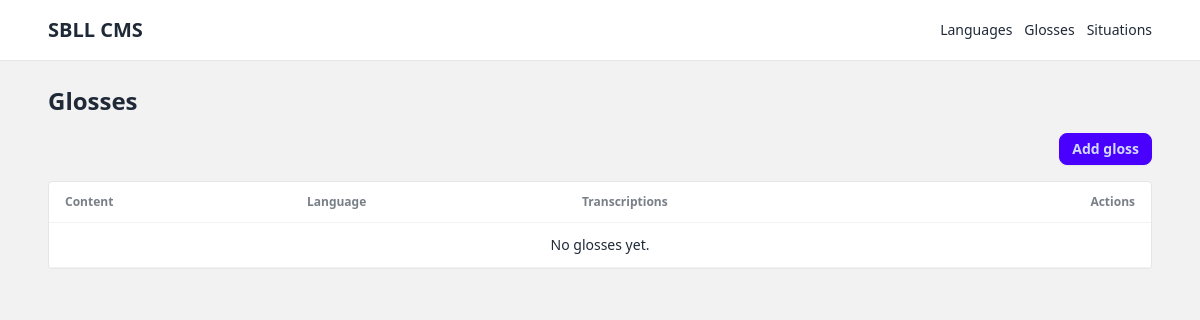
/glosses/, run on an earlier commit of the app's database.
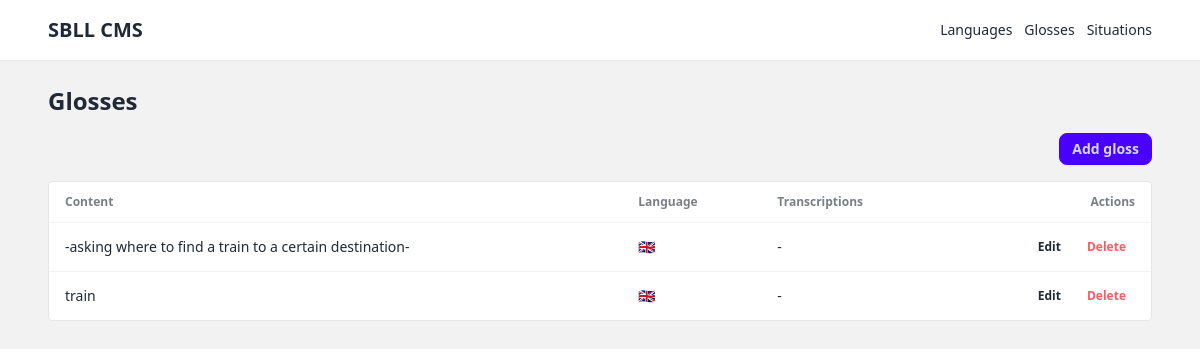
And on a later commit of the database.
### cms/models/gloss.py (models this page shows, shortened)
class Gloss(models.Model):
    content = models.TextField()
    language = models.ForeignKey("Language", on_delete=models.CASCADE)
    transcriptions = models.JSONField(default=list)
    contains = models.ManyToManyField("self", related_name="contained_by", symmetrical=False, blank=True)
    near_synonyms = models.ManyToManyField("self", symmetrical=True, blank=True)
    near_homophones = models.ManyToManyField("self", symmetrical=True, blank=True)
    translations = models.ManyToManyField("self", symmetrical=True, blank=True)
    clarifies_usage = models.ManyToManyField("self", related_name="usage_of_clarified", symmetrical=False, blank=True)
    to_be_differentiated_from = models.ManyToManyField("self", symmetrical=True, blank=True)
    collocations = models.ManyToManyField("self", symmetrical=True, blank=True)
    class Meta:
        unique_together = ("content", "language")

### cms/models/language.py (models this page shows)
class Language(models.Model):
    iso = models.CharField(max_length=3, primary_key=True)
    name = models.CharField(max_length=128)
    short = models.CharField(max_length=50, null=True, blank=True)
    def __str__(self):
        return self.short or self.name

### cms/views.py (the view)
# urls.py: path("glosses/", views.gloss_list, name="gloss_list"),
def gloss_list(request):
    glosses = (
        Gloss.objects.select_related("language")
        .prefetch_related("translations", "near_synonyms")
        .order_by("language__iso", "content")
    )
    return render(request, "cms/gloss_list.html", {"glosses": glosses})

### cms/templates/cms/gloss_list.html (shortened to what this page needs)
{% extends "cms/base.html" %}
{% load lucide_tags %}
{% block content %}
<h1 class="text-2xl font-semibold mb-4">Glosses</h1>
<div class="flex justify-end mb-4">
  <a href="{% url 'gloss_create' %}" class="btn btn-primary btn-sm flex items-center gap-2">
    <span>Add gloss</span>
  </a>
</div>
<div class="overflow-x-auto bg-base-100 border border-base-300 rounded">
  <table class="table">
    <thead>
      <tr>
        <th>Content</th>
        <th>Language</th>
        <th>Transcriptions</th>
        <th class="text-right">Actions</th>
      </tr>
    </thead>
    <tbody>
      {% for gloss in glosses %}
      <tr>
        <td class="max-w-sm">{{ gloss.content }}</td>
        <td>{{ gloss.language }}</td>
        <td>{{ gloss.transcriptions|join:", "|default:"-" }}</td>
        <td class="text-right">
          <div class="flex justify-end gap-2">
            <a href="{% url 'gloss_update' gloss.id %}" class="btn btn-ghost btn-xs gap-1">
              {% lucide "pencil" class="w-4 h-4" %} Edit
            </a>
            <a href="{% url 'gloss_delete' gloss.id %}" class="btn btn-ghost btn-xs text-error gap-1">
              {% lucide "trash" class="w-4 h-4" %} Delete
            </a>
          </div>
        </td>
      </tr>
      {% empty %}
      <tr><td colspan="4" class="text-center text-light">No glosses yet.</td></tr>
      {% endfor %}
    </tbody>
  </table>
</div>
{% endblock %}

What changed in the data, as far as the page shows it:
added Gloss: content "-asking where to find a train to a certain destination-", language "🇬🇧", transcriptions "-"
added Gloss: content "train", language "🇬🇧", transcriptions "-"
Also different on the page:
text no longer shown: "No glosses yet."
